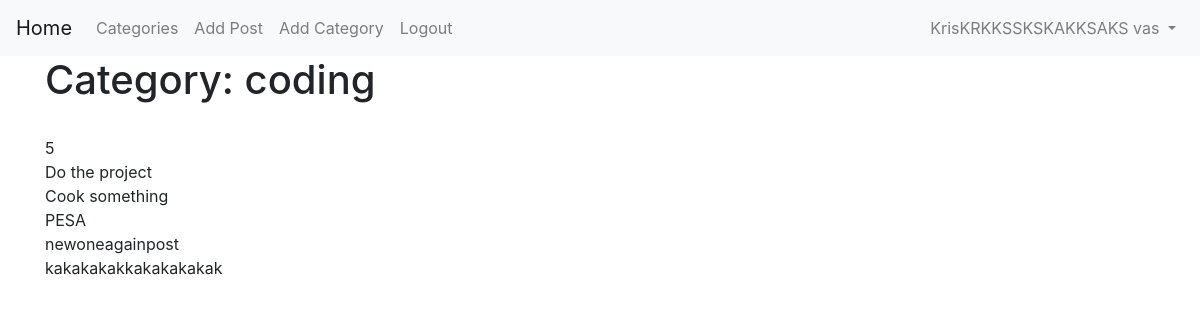
Page /category/coding/ (signed in) on the earlier database version.
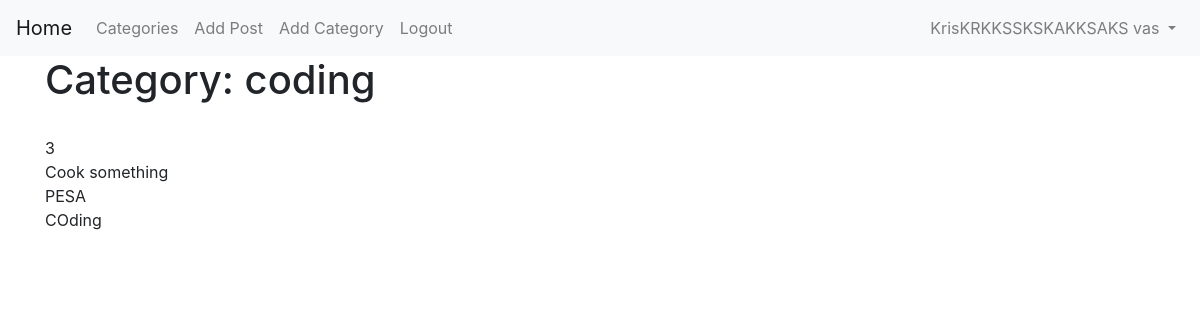
Same page on the later database version.
### final/models.py (models this page shows, shortened)
class Post(models.Model):
    title = models.CharField(max_length=20)
    title_tag = models.CharField(max_length=20, default='Crypto Blog')
    author = models.ForeignKey(User, on_delete=models.CASCADE)
    body = RichTextField(blank=True, null=True)
    date = models.DateField(auto_now_add=True)
    category = models.CharField(max_length=200, default='coding')
    snippet = models.CharField(max_length=200)
    likes = models.ManyToManyField(User, related_name='block_post')
    header_image = models.ImageField(null=True, blank=True, upload_to='images/')

### final/views.py (the view)
# urls.py: path('category/<str:cat>/', CategoryView, name='category'),
def CategoryView(request, cat):
    posts = Post.objects.filter(category=cat.replace('-', ' '))
    return render(request, 'categories.html', {'posts': posts, 'cat': cat.replace('-', ' ')})

### templates/categories.html (shortened to what this page needs)
{% extends 'base.html' %}
{% block content %}
    <body>
    <h1>Category: {{ cat }}</h1>
    <br>
   {{ posts.count }}
    <br>
    {% if posts %}
    {% for post in posts %}
        {{ post.title }}<br>
    {% endfor %}
    {% else %}
    No posts for this category
    {% endif %}
    </body>
{% endblock %}

Differences in the rows shown:
removed Post: title "Do the project"
removed Post: title "newoneagainpost"
removed Post: title "kakakakakkakakakakak"
added Post: title "COding"
Other differences:
{{ posts.count }}: "5" → "3"
